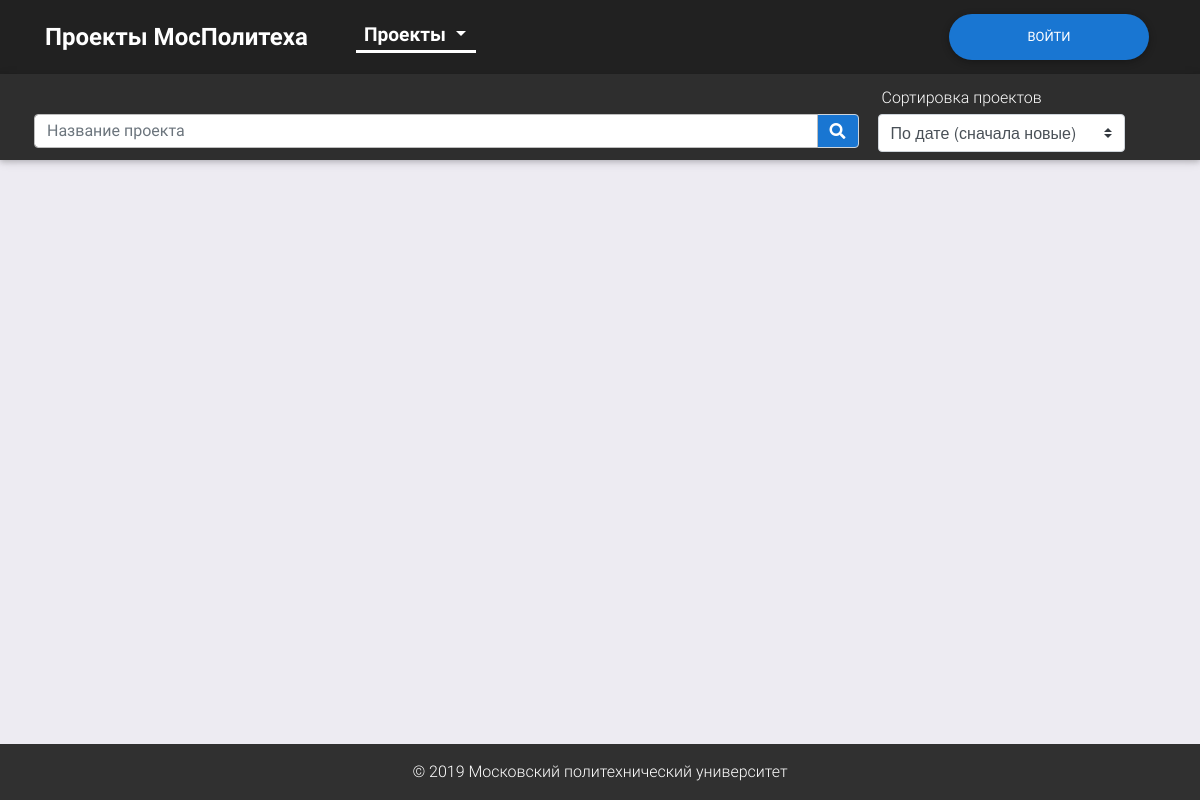
Before: / with the older database file.
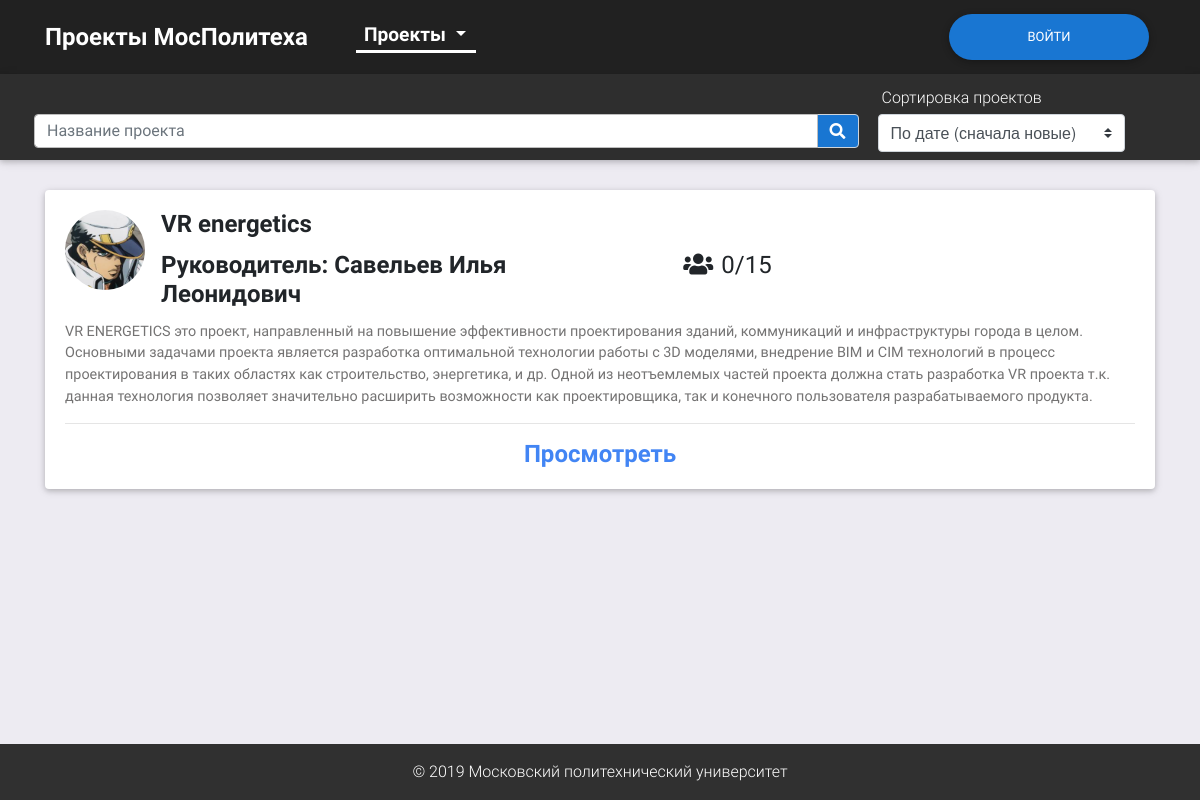
After: the same page with the newer database file.
### tables this page shows
CREATE TABLE `projects` (
  `id` int(10) unsigned NOT NULL AUTO_INCREMENT,
  `image` varchar(128) NOT NULL,
  `title` varchar(128) NOT NULL,
  `curator` varchar(255) NOT NULL,
  `description` mediumtext NOT NULL,
  `type` varchar(32) NOT NULL,
  `curator_id` int(11) unsigned NOT NULL,
  `criteria_sum` int(3) unsigned NOT NULL DEFAULT '0',
  `status` int(2) unsigned NOT NULL DEFAULT '0',
  `team/students` varchar(64) NOT NULL,
  `mes` int(5) unsigned NOT NULL DEFAULT '0',
  `timeCreated` timestamp NOT NULL DEFAULT CURRENT_TIMESTAMP,
  PRIMARY KEY (`id`)
);

### config/routes.php (called while the page is built)
<?php
return array (
    'projects/search-(.*)/([ab][ab])/page-([0-9]+)' => 'home/index/$3/$2/$1',
    'projects/search-(.*)/page-([0-9]+)' => 'home/index/$2/no/$1/',
    'projects/search-(.*)/([ab][ab])' => 'home/index/1/$2/$1',
    'projects/search-(.*)' => 'home/index/1/no/$1',
    'projects/([а-яА-ЯЁёa-zA-Z]+)/([ab][ab])/page-([0-9]+)' => 'home/category/$1/$3/$2',
    'projects/([а-яА-ЯЁёa-zA-Z]+)/([ab][ab])' => 'home/category/$1/1/$2',
    'projects/([ab][ab])/page-([0-9]+)' => 'home/index/$2/$1',
    'projects/([а-яА-ЯЁёa-zA-Z]+)/page-([0-9]+)' => 'home/category/$1/$2',
    'projects/page-([0-9]+)' => 'home/index/$1',
    'page-([0-9]+)' => 'home/index/$1',
    'projects/([ab][ab])' => 'home/index/1/$1',
    'projects/([а-яА-ЯЁёa-zA-Z]+)' => 'home/category/$1',
    'projects' => 'home/index',
    'myprojectlist' => 'project/myProjects',
    'teammaking-id([0-9]+)' => 'project/teamMaking/$1',
    'projectTeam' => 'project/projectTeam',
    'addCriteria-id([0-9]+)' => 'project/createCriteria/$1',
    'project/id-([0-9]+)' => 'project/index/$1',
    'profile/addProject' => 'profile/add',
    'profile/newtype' => 'profile/newtype',
    'profile/showaccs' => 'profile/showaccs',
    'profile/editacc/id([0-9]+)' => 'profile/accountEdit/2/$1',
    'profile/newacc' => 'profile/accountEdit/1',
    'profile' => 'profile/index',
    'login' => 'login/index',
    'logout' => 'login/logout',
    'notfound' => 'notfound/index',
    '' => 'home/index',
    );

### controllers/HomeController.php (called while the page is built, shortened)
<?php
class HomeController
{
    public function actionIndex($page = 1, $sort = false, $search = false)
    {
        $search = urldecode($search);
        $projects = Project::getProjects(1, $page, false, $search, $sort);
        $total = Project::getTotalProjects(false, $search);
        require(ROOT.'/views/home-page.phtml');
        return true;
    }
}

### index.php (called while the page is built, shortened)
<?php
$router = new Router();
$router->run();

### models/Project.php (called while the page is built, shortened)
<?php
class Project
{
    public static function getProjects($status, $page = 1, $category = false, $search = false, $sort = false)
    {
        $page = intval($page);
        $offset = ($page - 1) * self::SHOW_BY_DEFAULT;
        $db = Db::getConnection();
        $projectList = array();
        $sql = 'SELECT `projects`.`id`, `projects`.`title`, `projects`.`image`, `projects`.`curator`, `projects`.`type`, `projects`.`description`, `projects`.`team/students`, `projects`.`mes` FROM `projects` WHERE `status`='.$status;
        if ($sort != false)
        {
            switch($sort) {
                case 'aa':
                    $sql .= ' ORDER BY timeCreated DESC ';
                    break;
                case 'ab':
                    $sql .= ' ORDER BY timeCreated ASC ';
                    break;
            }
        }
        else
            $sql .= ' ORDER BY timeCreated DESC ';
        $sql .= 'LIMIT ' .self::SHOW_BY_DEFAULT. ' OFFSET ' . $offset;
        $result = $db->query($sql);
        $i = 0;
        while($row = $result->fetch()) {
            $projectList[$i]['id'] = $row['id'];
            $projectList[$i]['title'] = $row['title'];
            $projectList[$i]['image'] = $row['image'];
            $projectList[$i]['type'] = $row['type'];
            $projectList[$i]['curator'] = $row['curator'];
            $projectList[$i]['team/students'] = $row['team/students'];
            $projectList[$i]['description'] = $row['description'];
            $projectList[$i]['mes'] = $row['mes'];
            $i++;
        }
        return $projectList;
    }
    public static function getTotalProjects($category = false, $search = false)
    {
        $db = Db::getConnection();
        if ($category)
            $result = $db->query("SELECT count(id) AS count FROM projects WHERE type = '" . $category ."'");
        else if ($search)
            $result = $db->query('SELECT count(id) AS count FROM projects WHERE title REGEXP "' . $search . '" OR head REGEXP "' . $search . '"');
        else
            $result = $db->query('SELECT count(id) AS count FROM projects');
        $result->setFetchMode(PDO::FETCH_ASSOC);
        $row = $result->fetch();
        return $row['count'];
    }
}

### views/home-page.phtml (the view, shortened to what this page needs)
<?php $site = 'Проекты'; include(ROOT.'/views/layouts/header.phtml'); ?>
<main class="flex-fill">
    <div class="container">
        <?php if ($total): ?>
        <?php foreach ($projects as $project): ?>
        <div class="card">
            <div class="card-body">
                <div class="d-flex card-block-1">
                    <div class="view overlay mr-3 mb-2">
                        <?php if ($project['image'] != 'none'): ?>
                        <img class="card-img-top rounded-circle" style="width: 80px; height: 80px;"
                            src="/temp/<?php echo $project['image'] ?>" alt="Card image cap">
                        <?php else: ?>
                        <p>Нет Картинки</p>
                        <?php endif; ?>
                    </div>
                    <div>
                        <h4 class="card-title"><strong><?php echo $project['title'] ?></strong></h4>
                        <div class="row justify-content-between">
                            <h4 class="card-title col-lg-7 col-md-9"><strong>Руководитель:
                                    <?php echo $project['curator'] ?></strong></h4>
                            <h4 class="pr-5 pl-3" style="width: 200px;"><i class="fas fa-users" aria-hidden="true"
                                    style="padding-right: 8px;"></i><?php $all = explode('/', $project['team/students']); echo $project['mes'].'/'.$all[0]*$all[1]; ?>
                            </h4>
                        </div>
                    </div>
                </div>
                <p class="card-text"><?php echo $project['description'] ?></p>
                <hr>
                <div class="d-flex justify-content-center align-items-center">
                    <a href="/project/id-<?php echo $project['id'] ?>" class="text-primary">
                        <?php if(isset($_SESSION['user']) && $_SESSION['user']['type'] == 'student'): ?>
                        <h4 class="waves-effect waves-light"><strong>Записаться</strong></h4>
                        <?php else: ?>
                        <h4 class="waves-effect waves-light"><strong>Просмотреть</strong></h4>
                        <?php endif; ?>
                    </a>
                </div>
            </div>
        </div>
        <?php endforeach; ?>
        <?php else: ?>
        <h1 class="d-flex justify-content-center">Не найдены проекты</h1>
        <?php endif; ?>
    </div>
</main>
<?php include(ROOT.'/views/layouts/footer.phtml'); ?>
</body>
</html>

### components/Router.php (shortened to what this page needs)
<?php
class Router
{
    private $routes;
    public function __construct()
    {
        $routesPath= ROOT.'/config/routes.php';
        $this->routes = include($routesPath);
    }
    private function getURI()
    {
        if (!empty($_SERVER['REQUEST_URI'])) {
            return trim($_SERVER['REQUEST_URI'], '/');
        }
    }
    public function run()
    {
        $uri = urldecode($this->getURI());
        foreach ($this->routes as $uriPattern => $path) {
            if (preg_match("~$uriPattern~", $uri)) {
                $internalRoute = preg_replace("~$uriPattern~", $path, $uri);
                $segments = explode('/', urldecode($internalRoute));
                $controllerName = array_shift($segments). 'Controller';
                $actionName = 'action' . ucfirst(array_shift($segments));
                $parameters = $segments;
                $controllerObject = new $controllerName;
                if (method_exists($controllerObject, $actionName)) {
                $result = call_user_func_array(array($controllerObject, $actionName), $parameters);}
                else
                {
                    self::ErrorPage404();
                }
                if ($result != null) {
                    break;
                }
            }
        }
    }
}
?>

### views/layouts/header.phtml (shortened to what this page needs)
<!DOCTYPE html>
<html lang="ru">
<head>
  <link rel="stylesheet" href="/template/fontawesome/css/all.min.css">
  <link href="/template/css/bootstrap.min.css" rel="stylesheet">
    <link href="/template/css/mdb.min.css" rel="stylesheet">
<link href="/template/css/main.css" rel="stylesheet">
</head>
    <body class="d-flex flex-column h-100">
  <header>
    <nav class="navbar navbar-expand-lg navbar-dark elegant-color-dark">
      <div class="container">
           <?php if (isset($_SESSION['user'])): ?>
                <div class="dropdown user-dropdown" style="align-self: flex-end;">
                    <button class="btn btn-primary dropdown-toggle btn-blue btn-rounded" type="button" id="dropdownMenu1" data-toggle="dropdown"
                    aria-haspopup="true" aria-expanded="false"><?php echo $_SESSION['user']['name'].' '.$_SESSION['user']['surname']; ?></button>
                    <div class="dropdown-menu dropdown-primary dropdown-user">
                        <a class="dropdown-item" href="/profile"><i class="fal fa-user-circle fa-lg" aria-hidden="true" style="padding-right: 8px;"></i>Личный кабинет</a>
                        <?php if ($_SESSION['user']['type'] == 'leader' || $_SESSION['user']['type'] == 'curator' || $_SESSION['user']['type'] == 'expert')
                        	echo '<a class="dropdown-item" href="myprojectlist"><i class="fas fa-file-alt fa-lg" aria-hidden="true" style="padding-right: 8px;"></i>Мои проекты</a>';
                        else if ($_SESSION['user']['type'] == 'student')
							echo '<a class="dropdown-item" href="myproject"><i class="fas fa-file-alt fa-lg" aria-hidden="true" style="padding-right: 8px;"></i>Мой проект</a>'; ?>
                        <a class="dropdown-item" href="/logout"><i class="fas fa-power-off fa-lg" aria-hidden="true" style="padding-right: 8px;"></i>Выйти</a>
                    </div>
                </div>
            <?php else: ?>
                <a class="btn btn-primary btn-blue btn-rounded btn-login" href="/login" style="align-self: flex-end;" type="button">Войти</a>
            <?php endif; ?>
        <div class="collapse navbar-collapse" id="navbarSupportedContent-555">
          <a class="navbar-brand mr-5" href="/projects">Проекты МосПолитеха</a>
          <ul class="navbar-nav mt-lg-0">
            <li class="nav-item dropdown mr-4 mega-dropdown active">
                <a class="nav-link dropdown-toggle" id="navbarDropdownMenuLink2" data-toggle="dropdown"
                aria-haspopup="true" aria-expanded="false" href>Проекты
                </a>
          </ul>
        </div>
      </div>
    </nav>
    <?php if ($site == 'Проекты'): ?>
    <nav class="navbar navbar-expand-lg navbar-dark elegant-color">
    	<div class="container">
        <div class="row w-100">
            <div class="input-group md-form form-sm form-2 pl-0 p-1 pt-3 m-0 mt-3 col-12 col-xl-9 align-middle" style="height: 50px;">
                <input class="form-control my-0 py-1" id="search" type="text" placeholder="Название проекта" aria-label="Search">
                <div class="input-group-append">
                    <a class="input-group-text blue darken-2" id="link-search"><i class="fas fa-search text-white" aria-hidden="true"></i></a>
                </div>
            </div>
            <div class="col-12 col-xl-3">
                <p class="text-white m-1">Сортировка проектов</p>
                <select id="sort" class="browser-default custom-select">
                    <option value="aa">По дате (сначала новые)</option>
                </select>
            </div>
        </div>
      </div>
    </nav>
    <?php endif; ?>
  </header>

### views/layouts/footer.phtml (shortened to what this page needs)
<footer class="py-3">
  © 2019 Московский политехнический университет
</footer>

### template/css/main.css (style rules this page uses)
body { background-color: #edebf2; min-height: 100vh; }
.nav-item { font-size: 1.2em; }
.navbar-brand, .active { font-weight: 600; }
.navbar-brand { font-size: 1.5em; }
.navbar.navbar-dark .navbar-nav .nav-item.active>.nav-link, .selected { background-color: transparent; padding: 0px 8px 0px 8px !important; margin: 8px 0px 8px 0px; border-bottom: 3px solid white; }
.user-dropdown, .btn-login { order: 10; word-wrap: normal; }
.btn-login { width: 200px; }
.row { justify-content: center; }
main { padding: 30px 0px 10px 0px; }
.card .view { height: 300px; }
.card .view.overlay { height: 100%; width: auto; max-height: 300px; }
.card .view img { display: block; margin-top: auto; margin-bottom: auto; }
.card { margin-bottom: 20px; }
.card-body a h4 { margin: 0; }
.card-block-1 { flex-direction: column; }
@media screen and (min-width: 1000px) { .card-block-1 { flex-direction: row; } }
footer { background-color: #303030; text-align: center; color: white; }
@media screen and (min-width: 992px) and (max-width: 1200px) { .mega-dropdown { width: 120px; } }
.input-group.md-form.form-sm.form-2 input { border: 1px solid #bdbdbd; border-top-left-radius: 0.25rem; border-bottom-left-radius: 0.25rem; background-color: white; }

Changed rows visible on the page:
now on this page (row edited): projects: image (picture), title "VR energetics", curator "Савельев Илья Леонидович", mes "0", $all[0]*$all[1] "15", description "VR ENERGETICS это проект, направленный на повышение эффективности проектирования зданий, коммуникаций и инфраструктуры города в целом. Основными задачами проекта является разработка оптимальной технологии работы с 3D моделями, внедрение BIM и CIM технологий в процесс проектирования в таких областях как строительство, энергетика, и др. Одной из неотъемлемых частей проекта должна стать разработка VR проекта т.к. данная технология позволяет значительно расширить возможности как проектировщика, так и конечного пользователя разрабатываемого продукта."
